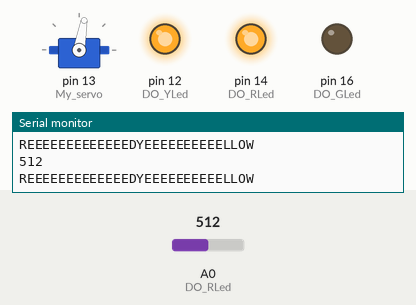
This sketch was run on a simulated Arduino Uno, built with avr-gcc and run on an emulated ATmega328P. Shown: servo, output pins drawn as LEDs (lit = HIGH), the last lines printed to the serial monitor. Inputs (shaded band) come from the test bench; at power-on: A0 (DO_RLed) = 512.

Above: at 1.2 s.
1.3 s: A0 (DO_RLed) set to 991
At 3.7 s:
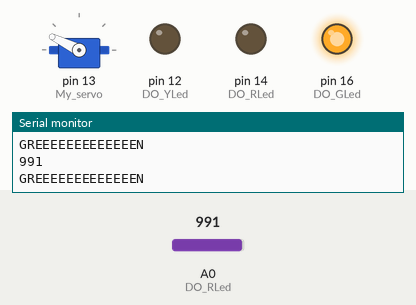
4.0 s: A0 (DO_RLed) set to 1007
At 4.4 s:
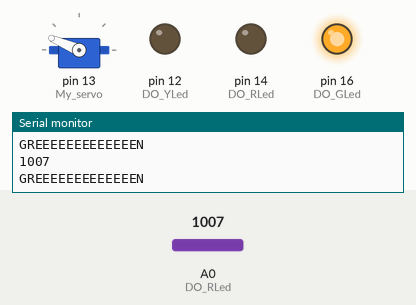
7.0 s: A0 (DO_RLed) set to 716
At 7.9 s:
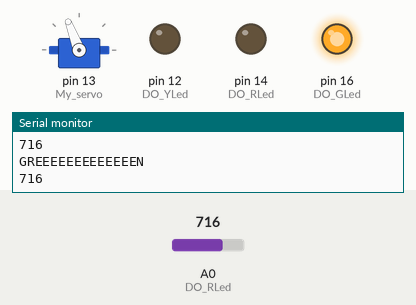
10.0 s: A0 (DO_RLed) set to 105
At 11.2 s:
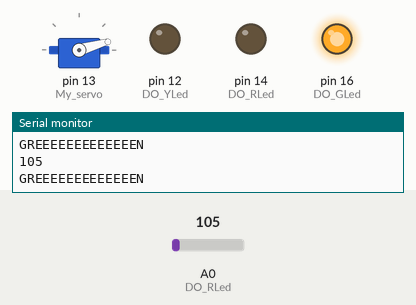
13.0 s: A0 (DO_RLed) set to 92
At 14.2 s:
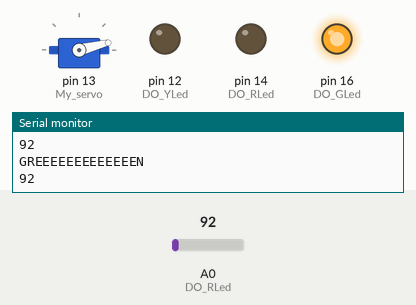
16.0 s: A0 (DO_RLed) set to 1010
At 16.9 s:
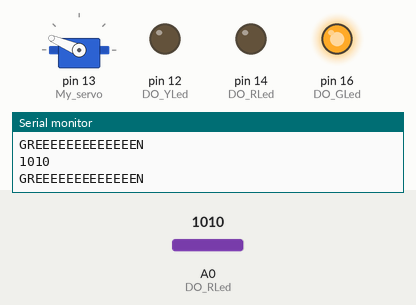
Timing chart, 0 to 19.1 s (numbered marks = the images above; inputs shaded):
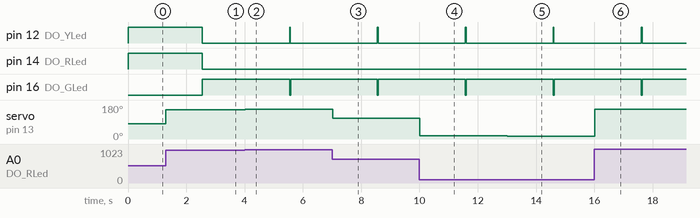

The sketch:

servo_trafikljus.ino
```cpp
#include <Servo.h> // includear

typedef enum TrafficLightStates{
  StateRed,
  StateRedYellow,
  StateGreen,
  StateYellow,
};

TrafficLightStates TLState;

#define DI_CarSensor 15
#define DO_RLed 14
#define DO_YLed 12
#define DO_GLed 16//13!!!!

unsigned long previousMillis = 0;
unsigned long currentMillis = 0;
unsigned long diffMillis = 0;

bool buttonState = HIGH;

boolean TimeLimit(int interval){
  currentMillis = millis();
  diffMillis = currentMillis - previousMillis;
  if(diffMillis > interval){
    previousMillis = currentMillis;
    return true;
  }
  else return false;
}

int AI_Pot = 0;
int PotValue = 0;

Servo My_servo;

void setup() {
  My_servo.attach(13);
  Serial.begin(9600);
  pinMode(DO_RLed, OUTPUT);
  pinMode(DO_YLed, OUTPUT);
  pinMode(DO_GLed, OUTPUT);
  pinMode(DI_CarSensor, INPUT);
  TLState = StateRed;
}

void loop() {

  //buttonState = digitalRead(DI_CarSensor);
      PotValue = analogRead(AI_Pot);
      My_servo.write(PotValue/6.4);
      Serial.println(PotValue);
  switch (TLState){
    case StateRed:
      digitalWrite(DO_RLed, HIGH);
      digitalWrite(DO_YLed, LOW);
      Serial.println("REEEEEEEEEEEEED");
    if (buttonState == HIGH){
        TLState = StateRedYellow;
      } else{
        TLState = StateRed;
      }
    break;

    case StateRedYellow:
      digitalWrite(DO_YLed, HIGH);
      digitalWrite(DO_RLed, HIGH);
      Serial.println("REEEEEEEEEEEEEDYEEEEEEEEEELLOW");
      if(TimeLimit(2500)){
        TLState = StateGreen;
      }
    break;

    case StateGreen:
      digitalWrite(DO_YLed, LOW);
      digitalWrite(DO_RLed, LOW);
      digitalWrite(DO_GLed, HIGH);
      Serial.println("GREEEEEEEEEEEEEN");
      if(TimeLimit(3000)){
        TLState = StateYellow;
      }
    break;

    case StateYellow:
      digitalWrite(DO_GLed, LOW);
      digitalWrite(DO_YLed, HIGH);
      Serial.println("YEEEEEEEEEEEEEEEELLOW");

        if (buttonState == HIGH) {
          TLState = StateGreen;
          digitalWrite(DO_YLed, LOW);
          } else{
            if(TimeLimit(1000))TLState = StateRed;
          }
  break;
  }
}
```

Measured:
- after the input at 1.3 s, servo on pin 13 (My_servo): 80° → 154° at once
- after the input at 4.0 s, servo on pin 13 (My_servo): 154° → 157° at once
- after the input at 7.0 s, servo on pin 13 (My_servo): 157° → 111° at once
- after the input at 10.0 s, servo on pin 13 (My_servo): 111° → 16° at once
- after the input at 13.0 s, servo on pin 13 (My_servo): 16° → 14° at once
- after the input at 16.0 s, servo on pin 13 (My_servo): 14° → 157° at once
